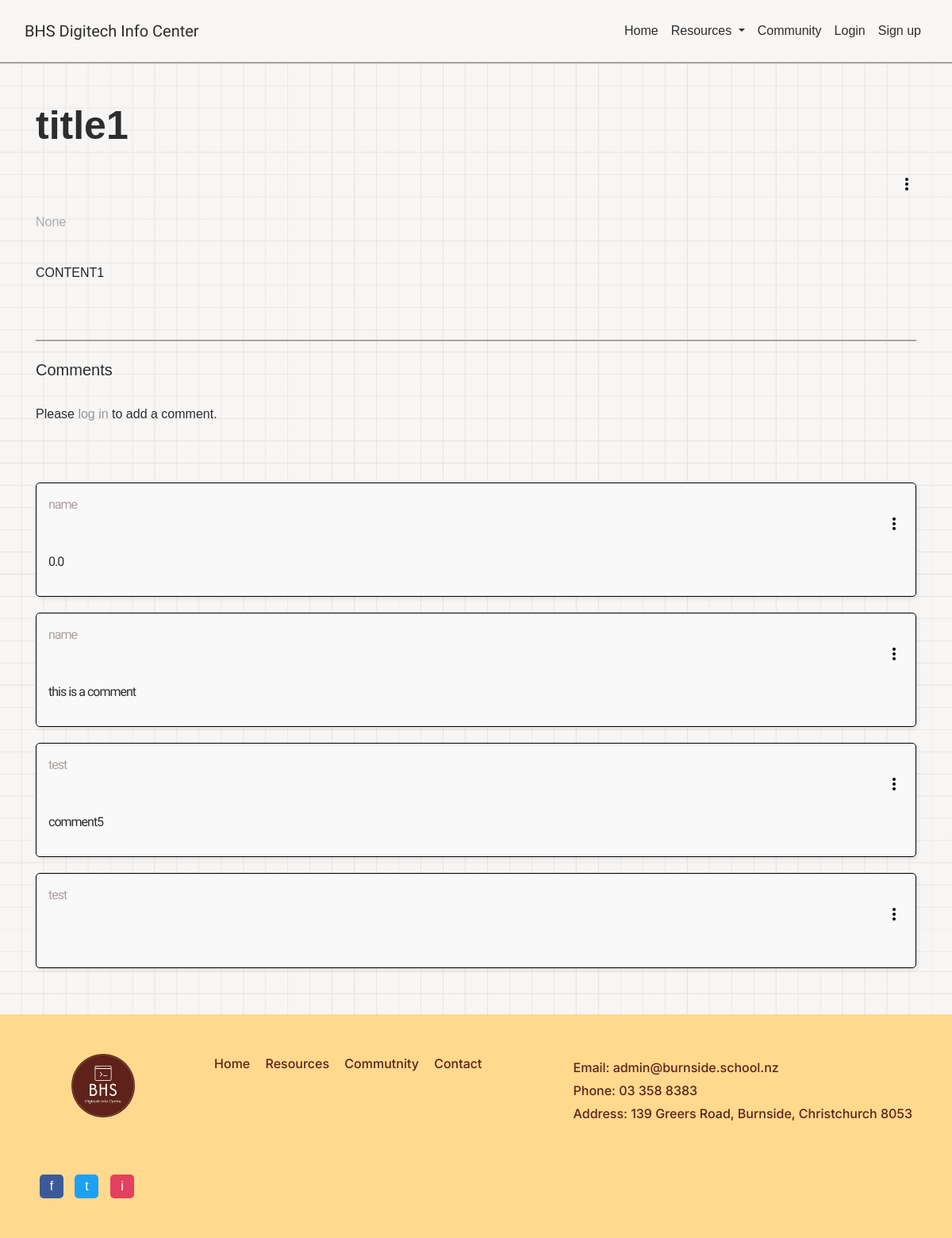
/forum/1/, run on an earlier commit of the app's database.
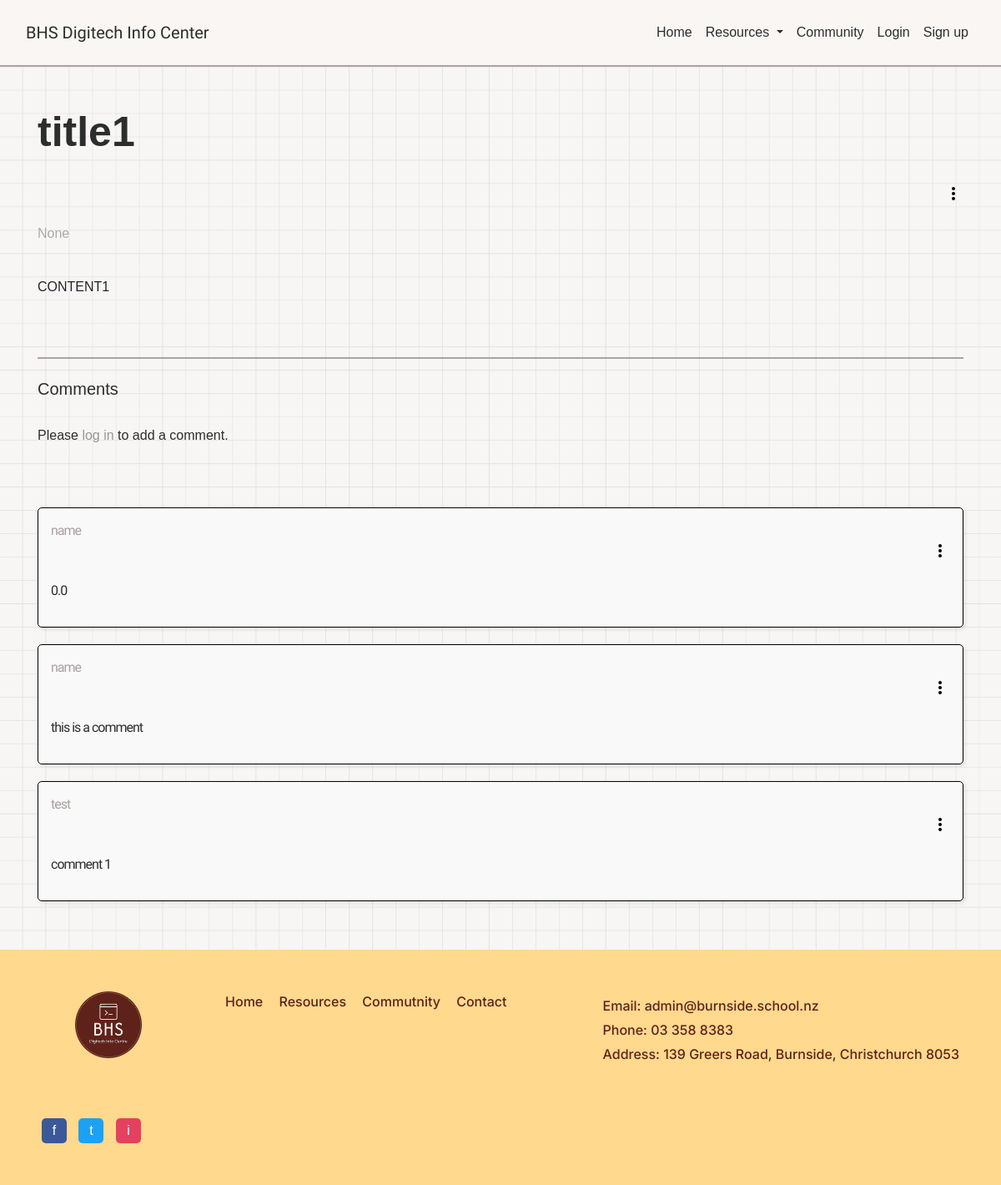
And on a later commit of the database.
### tables this page shows
CREATE TABLE comments (comID INTEGER PRIMARY KEY, userID INTEGER REFERENCES user (userID), postID INTEGER REFERENCES forum_posts (postID), content TEXT, com_date TIMESTAMP DEFAULT (CURRENT_TIMESTAMP));

CREATE TABLE user (userID INTEGER PRIMARY KEY, email TEXT, username TEXT, password TEXT, profile_pic TEXT);

### website/views.py (the view)
@views.route('/forum/<id>/', methods=['GET', 'POST'])
def forum(id):
    if id == 'home':
        sql = 'SELECT * FROM forum_posts;'
        posts = query_db(sql)
        if posts:
            return render_template('forumHome.html', posts=posts)
        else:
            return render_template('forumHome.html', posts='No posts are currently available')
    elif id == None:
        abort(404)
    else:
        try:
            id = int(id)
            sql_post = '''SELECT f.title, f.content, f.post_date, u.username, u.userID, u.profile_pic
            FROM user u
            LEFT JOIN forum_posts f on u.userID = f.userID
            WHERE f.postID = ?;'''
            post_data = query_db(sql_post, (id,), one=True)
            if not post_data: # post doesn't exist
                flash('Post not available.', category='error')
                return redirect(url_for('views.forum', id = 'home'))
            sql_comment = '''SELECT c.*, u.username
            FROM comments c
            LEFT JOIN user u ON c.userID = u.userID
            WHERE c.postID = ?;'''
            comment_data = query_db(sql_comment, (id,))
            return render_template('forum.html', postID = id,
            title = post_data[0],
            content = post_data[1],
            date = post_data[2],
            username = post_data[3],
            userID = post_data[4],
            profile_pic = post_data[5], comments = comment_data)
        except ValueError:
            abort(404)

### website/views.py (called while the page is built)
def query_db(sql, args=(), one=False):
    db = sqlite3.connect('web.db')
    cursor = db.cursor()
    cursor.execute(sql, args)
    results = cursor.fetchall()
    db.commit()
    db.close()
    return (results[0] if results else None) if one else results

### website/templates/forum.html
{% extends "base.html" %} {% block title %}{{ title }}{% endblock %}
{% block content %}
<br><br>
<h1>{{ title }}</h1>
{% include "dotPost.html" with context %}
<p class="date">{{ date }}</p>
<br>
<pre>{{ content }}</pre>
<br><br>
<div style='border-top:2px solid #aba3a3'>
    <br>
    <h5>Comments</h5>
    <br>
    <div>
        {% if 'user' in session %}
            <button class="comment-btn" onclick="document.getElementById('commentBox').classList.toggle('hidden');">▶ Click to add your comment...</button>
            <br>
            <div id="commentBox" class="comment-box hidden">
                <form method="POST" action="{{ url_for('views.createANDedit', action='create', subject='comment') }}">
                    <input type="hidden" name="postID" value="{{ postID }}">
                    <textarea
                    name="content"
                    id="content"
                    placeholder="Write your comment here..."></textarea><br>
                    <button type="submit" class="button-a comment-btn">Submit Comment</button>
                </form>
            </div>
        {% else %}
            <p>Please <a href="{{ url_for('auth.login') }}" class="custom-link-underline">log in</a> to add a comment.</p>
        {% endif %}
        <br><br>
        <ul class="comment-ul list-group list-group-flush" id="comments">
            {% for comment in comments %}
                <li class="comment-list-li heading-d">
                    <p class="inline" style="color: rgb(174, 158, 158)">{{ comment[5] }}</p>
                    {% include "dotComment.html" %}
                    <p>{{ comment[3] }}</p>
                </li>
            {% endfor %}
        </ul>
    </div>
</div><br><br>
{% endblock %}

### website/templates/dotComment.html (shortened to what this page needs)
<div class="container mt-5 inline">
    <div class="dropdown" align="right">
        <button class="dot-btn" id="dropdownMenuButton" data-toggle="dropdown" aria-haspopup="true" aria-expanded="false">
            <span class="navbar-toggler-icon"></span>
            <div class="dots">
                <span></span>
                <span></span>
                <span></span>
            </div>
        </button>
    </div>
</div>

What changed in the data, as far as the page shows it:
removed comments: username "test", content "comment5"
removed comments: username "test"
added comments: username "test", content "comment 1"
